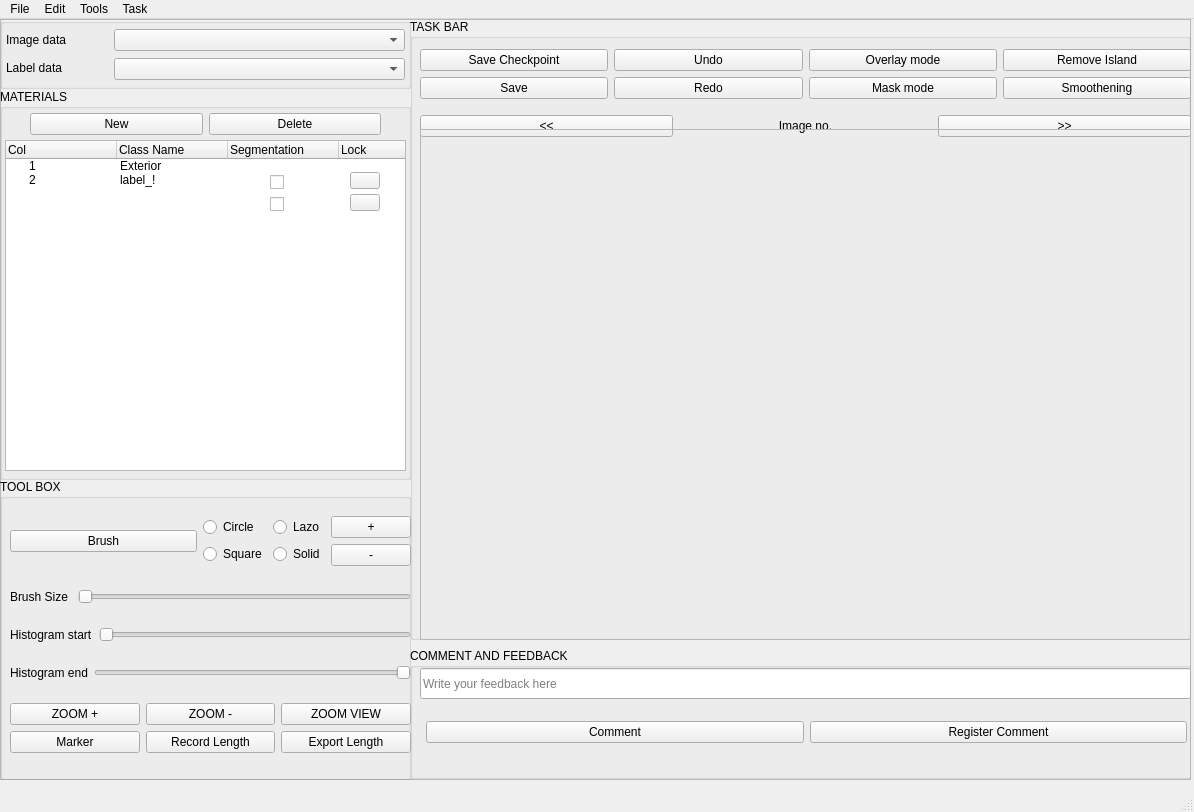
<?xml version="1.0" encoding="UTF-8"?>
<ui version="4.0">
 <class>MainWindow</class>
 <widget class="QMainWindow" name="MainWindow">
  <property name="geometry">
   <rect>
    <x>0</x>
    <y>0</y>
    <width>1194</width>
    <height>812</height>
   </rect>
  </property>
  <property name="windowTitle">
   <string>SeG_ToOl</string>
  </property>
  <property name="windowIcon">
   <iconset resource="ICONS.qrc">
    <normaloff>:/myicons/icon.ico</normaloff>:/myicons/icon.ico</iconset>
  </property>
  <widget class="QWidget" name="centralwidget">
   <widget class="QFrame" name="frame">
    <property name="geometry">
     <rect>
      <x>0</x>
      <y>0</y>
      <width>1191</width>
      <height>761</height>
     </rect>
    </property>
    <property name="frameShape">
     <enum>QFrame::StyledPanel</enum>
    </property>
    <property name="frameShadow">
     <enum>QFrame::Raised</enum>
    </property>
    <widget class="QGroupBox" name="groupBox">
     <property name="geometry">
      <rect>
       <x>410</x>
       <y>0</y>
       <width>781</width>
       <height>621</height>
      </rect>
     </property>
     <property name="title">
      <string>TASK BAR</string>
     </property>
     <widget class="QWidget" name="">
      <property name="geometry">
       <rect>
        <x>10</x>
        <y>20</y>
        <width>771</width>
        <height>108</height>
       </rect>
      </property>
      <layout class="QVBoxLayout" name="verticalLayout_2">
       <item>
        <layout class="QVBoxLayout" name="verticalLayout">
         <item>
          <layout class="QHBoxLayout" name="horizontalLayout">
           <item>
            <widget class="QPushButton" name="pushButton">
             <property name="text">
              <string>Save Checkpoint</string>
             </property>
            </widget>
           </item>
           <item>
            <widget class="QPushButton" name="pushButton_3">
             <property name="text">
              <string>Undo</string>
             </property>
            </widget>
           </item>
           <item>
            <widget class="QPushButton" name="pushButton_9">
             <property name="text">
              <string>Overlay mode</string>
             </property>
            </widget>
           </item>
           <item>
            <widget class="QPushButton" name="pushButton_5">
             <property name="text">
              <string>Remove Island</string>
             </property>
            </widget>
           </item>
          </layout>
         </item>
         <item>
          <layout class="QHBoxLayout" name="horizontalLayout_2">
           <item>
            <widget class="QPushButton" name="pushButton_2">
             <property name="text">
              <string>Save</string>
             </property>
            </widget>
           </item>
           <item>
            <widget class="QPushButton" name="pushButton_4">
             <property name="text">
              <string>Redo</string>
             </property>
            </widget>
           </item>
           <item>
            <widget class="QPushButton" name="pushButton_10">
             <property name="text">
              <string>Mask mode</string>
             </property>
            </widget>
           </item>
           <item>
            <widget class="QPushButton" name="pushButton_6">
             <property name="text">
              <string>Smoothening</string>
             </property>
            </widget>
           </item>
          </layout>
         </item>
        </layout>
       </item>
       <item>
        <layout class="QHBoxLayout" name="horizontalLayout_3">
         <item>
          <widget class="QPushButton" name="pushButton_7">
           <property name="text">
            <string>&lt;&lt;</string>
           </property>
          </widget>
         </item>
         <item>
          <widget class="QLabel" name="label">
           <property name="text">
            <string>Image no.</string>
           </property>
           <property name="alignment">
            <set>Qt::AlignCenter</set>
           </property>
          </widget>
         </item>
         <item>
          <widget class="QPushButton" name="pushButton_8">
           <property name="enabled">
            <bool>true</bool>
           </property>
           <property name="text">
            <string>&gt;&gt;</string>
           </property>
          </widget>
         </item>
        </layout>
       </item>
      </layout>
     </widget>
     <widget class="QFrame" name="frame_2">
      <property name="geometry">
       <rect>
        <x>10</x>
        <y>110</y>
        <width>771</width>
        <height>511</height>
       </rect>
      </property>
      <property name="frameShape">
       <enum>QFrame::StyledPanel</enum>
      </property>
      <property name="frameShadow">
       <enum>QFrame::Raised</enum>
      </property>
      <widget class="QLabel" name="label_2">
       <property name="geometry">
        <rect>
         <x>0</x>
         <y>20</y>
         <width>771</width>
         <height>491</height>
        </rect>
       </property>
       <property name="text">
        <string/>
       </property>
       <property name="pixmap">
        <pixmap resource="ICONS.qrc">:/image/image.png</pixmap>
       </property>
       <property name="scaledContents">
        <bool>true</bool>
       </property>
      </widget>
     </widget>
    </widget>
    <widget class="QGroupBox" name="groupBox_2">
     <property name="geometry">
      <rect>
       <x>410</x>
       <y>629</y>
       <width>791</width>
       <height>131</height>
      </rect>
     </property>
     <property name="title">
      <string>COMMENT AND FEEDBACK </string>
     </property>
     <widget class="QLineEdit" name="lineEdit">
      <property name="geometry">
       <rect>
        <x>10</x>
        <y>20</y>
        <width>771</width>
        <height>31</height>
       </rect>
      </property>
      <property name="placeholderText">
       <string>Write your feedback here</string>
      </property>
     </widget>
     <widget class="QWidget" name="">
      <property name="geometry">
       <rect>
        <x>16</x>
        <y>59</y>
        <width>761</width>
        <height>61</height>
       </rect>
      </property>
      <layout class="QHBoxLayout" name="horizontalLayout_5">
       <property name="bottomMargin">
        <number>11</number>
       </property>
       <item>
        <widget class="QPushButton" name="pushButton_15">
         <property name="text">
          <string>Comment</string>
         </property>
        </widget>
       </item>
       <item>
        <widget class="QPushButton" name="pushButton_16">
         <property name="text">
          <string>Register Comment</string>
         </property>
        </widget>
       </item>
      </layout>
     </widget>
    </widget>
    <widget class="QGroupBox" name="groupBox_3">
     <property name="geometry">
      <rect>
       <x>0</x>
       <y>460</y>
       <width>411</width>
       <height>301</height>
      </rect>
     </property>
     <property name="title">
      <string>TOOL BOX</string>
     </property>
     <widget class="QWidget" name="">
      <property name="geometry">
       <rect>
        <x>10</x>
        <y>20</y>
        <width>401</width>
        <height>271</height>
       </rect>
      </property>
      <layout class="QVBoxLayout" name="verticalLayout_9">
       <item>
        <layout class="QHBoxLayout" name="horizontalLayout_7">
         <item>
          <widget class="QPushButton" name="pushButton_17">
           <property name="text">
            <string>Brush</string>
           </property>
          </widget>
         </item>
         <item>
          <layout class="QHBoxLayout" name="horizontalLayout_6">
           <item>
            <layout class="QVBoxLayout" name="verticalLayout_6">
             <item>
              <widget class="QRadioButton" name="radioButton">
               <property name="text">
                <string>Circle</string>
               </property>
              </widget>
             </item>
             <item>
              <widget class="QRadioButton" name="radioButton_2">
               <property name="text">
                <string>Square</string>
               </property>
              </widget>
             </item>
            </layout>
           </item>
           <item>
            <layout class="QVBoxLayout" name="verticalLayout_5">
             <item>
              <widget class="QRadioButton" name="radioButton_3">
               <property name="text">
                <string>Lazo</string>
               </property>
              </widget>
             </item>
             <item>
              <widget class="QRadioButton" name="radioButton_4">
               <property name="text">
                <string>Solid</string>
               </property>
              </widget>
             </item>
            </layout>
           </item>
           <item>
            <layout class="QVBoxLayout" name="verticalLayout_7">
             <item>
              <widget class="QPushButton" name="pushButton_19">
               <property name="text">
                <string>+</string>
               </property>
              </widget>
             </item>
             <item>
              <widget class="QPushButton" name="pushButton_20">
               <property name="text">
                <string>-</string>
               </property>
              </widget>
             </item>
            </layout>
           </item>
          </layout>
         </item>
        </layout>
       </item>
       <item>
        <layout class="QHBoxLayout" name="horizontalLayout_8">
         <item>
          <widget class="QLabel" name="label_5">
           <property name="text">
            <string>Brush Size </string>
           </property>
          </widget>
         </item>
         <item>
          <widget class="QSlider" name="horizontalSlider">
           <property name="orientation">
            <enum>Qt::Horizontal</enum>
           </property>
          </widget>
         </item>
        </layout>
       </item>
       <item>
        <layout class="QHBoxLayout" name="horizontalLayout_9">
         <item>
          <widget class="QLabel" name="label_6">
           <property name="text">
            <string>Histogram start</string>
           </property>
          </widget>
         </item>
         <item>
          <widget class="QSlider" name="horizontalSlider_2">
           <property name="orientation">
            <enum>Qt::Horizontal</enum>
           </property>
          </widget>
         </item>
        </layout>
       </item>
       <item>
        <layout class="QHBoxLayout" name="horizontalLayout_12">
         <item>
          <widget class="QLabel" name="label_7">
           <property name="text">
            <string>Histogram end</string>
           </property>
          </widget>
         </item>
         <item>
          <widget class="QSlider" name="horizontalSlider_3">
           <property name="layoutDirection">
            <enum>Qt::RightToLeft</enum>
           </property>
           <property name="orientation">
            <enum>Qt::Horizontal</enum>
           </property>
          </widget>
         </item>
        </layout>
       </item>
       <item>
        <layout class="QVBoxLayout" name="verticalLayout_8">
         <item>
          <layout class="QHBoxLayout" name="horizontalLayout_10">
           <item>
            <widget class="QPushButton" name="pushButton_18">
             <property name="text">
              <string>ZOOM +</string>
             </property>
            </widget>
           </item>
           <item>
            <widget class="QPushButton" name="pushButton_21">
             <property name="text">
              <string>ZOOM -</string>
             </property>
            </widget>
           </item>
           <item>
            <widget class="QPushButton" name="pushButton_22">
             <property name="text">
              <string>ZOOM VIEW</string>
             </property>
            </widget>
           </item>
          </layout>
         </item>
         <item>
          <layout class="QHBoxLayout" name="horizontalLayout_11">
           <item>
            <widget class="QPushButton" name="pushButton_23">
             <property name="text">
              <string>Marker</string>
             </property>
            </widget>
           </item>
           <item>
            <widget class="QPushButton" name="pushButton_24">
             <property name="text">
              <string>Record Length</string>
             </property>
            </widget>
           </item>
           <item>
            <widget class="QPushButton" name="pushButton_25">
             <property name="text">
              <string>Export Length</string>
             </property>
            </widget>
           </item>
          </layout>
         </item>
        </layout>
       </item>
      </layout>
     </widget>
    </widget>
    <widget class="QGroupBox" name="groupBox_4">
     <property name="geometry">
      <rect>
       <x>0</x>
       <y>70</y>
       <width>411</width>
       <height>391</height>
      </rect>
     </property>
     <property name="title">
      <string>MATERIALS </string>
     </property>
     <widget class="QTreeWidget" name="treeWidget">
      <property name="geometry">
       <rect>
        <x>5</x>
        <y>51</y>
        <width>401</width>
        <height>331</height>
       </rect>
      </property>
      <property name="autoFillBackground">
       <bool>false</bool>
      </property>
      <property name="verticalScrollBarPolicy">
       <enum>Qt::ScrollBarAlwaysOff</enum>
      </property>
      <property name="horizontalScrollBarPolicy">
       <enum>Qt::ScrollBarAlwaysOff</enum>
      </property>
      <property name="sizeAdjustPolicy">
       <enum>QAbstractScrollArea::AdjustToContents</enum>
      </property>
      <property name="autoScroll">
       <bool>false</bool>
      </property>
      <attribute name="headerVisible">
       <bool>true</bool>
      </attribute>
      <attribute name="headerCascadingSectionResizes">
       <bool>false</bool>
      </attribute>
      <attribute name="headerDefaultSectionSize">
       <number>111</number>
      </attribute>
      <attribute name="headerHighlightSections">
       <bool>false</bool>
      </attribute>
      <attribute name="headerShowSortIndicator" stdset="0">
       <bool>false</bool>
      </attribute>
      <column>
       <property name="text">
        <string>Col</string>
       </property>
       <property name="textAlignment">
        <set>AlignJustify|AlignVCenter</set>
       </property>
      </column>
      <column>
       <property name="text">
        <string>Class Name</string>
       </property>
       <property name="textAlignment">
        <set>AlignJustify|AlignVCenter</set>
       </property>
      </column>
      <column>
       <property name="text">
        <string>Segmentation</string>
       </property>
       <property name="textAlignment">
        <set>AlignJustify|AlignVCenter</set>
       </property>
      </column>
      <column>
       <property name="text">
        <string>Lock</string>
       </property>
       <property name="textAlignment">
        <set>AlignJustify|AlignVCenter</set>
       </property>
      </column>
      <item>
       <property name="text">
        <string>1</string>
       </property>
       <property name="text">
        <string>Exterior</string>
       </property>
       <property name="text">
        <string/>
       </property>
       <property name="text">
        <string/>
       </property>
      </item>
      <item>
       <property name="text">
        <string>2 </string>
       </property>
       <property name="text">
        <string>label_!</string>
       </property>
       <property name="text">
        <string/>
       </property>
       <property name="text">
        <string/>
       </property>
      </item>
     </widget>
     <widget class="QCheckBox" name="checkBox">
      <property name="geometry">
       <rect>
        <x>270</x>
        <y>83</y>
        <width>21</width>
        <height>20</height>
       </rect>
      </property>
      <property name="text">
       <string/>
      </property>
     </widget>
     <widget class="QCheckBox" name="checkBox_2">
      <property name="geometry">
       <rect>
        <x>270</x>
        <y>105</y>
        <width>21</width>
        <height>20</height>
       </rect>
      </property>
      <property name="text">
       <string/>
      </property>
     </widget>
     <widget class="QPushButton" name="pushButton_13">
      <property name="geometry">
       <rect>
        <x>350</x>
        <y>83</y>
        <width>30</width>
        <height>17</height>
       </rect>
      </property>
      <property name="text">
       <string/>
      </property>
      <property name="icon">
       <iconset resource="ICONS.qrc">
        <normaloff>:/myicons/locked.webp</normaloff>:/myicons/locked.webp</iconset>
      </property>
     </widget>
     <widget class="QPushButton" name="pushButton_14">
      <property name="geometry">
       <rect>
        <x>350</x>
        <y>105</y>
        <width>30</width>
        <height>17</height>
       </rect>
      </property>
      <property name="text">
       <string/>
      </property>
      <property name="icon">
       <iconset resource="ICONS.qrc">
        <normaloff>:/myicons/locked.webp</normaloff>:/myicons/locked.webp</iconset>
      </property>
     </widget>
     <widget class="QWidget" name="">
      <property name="geometry">
       <rect>
        <x>30</x>
        <y>20</y>
        <width>351</width>
        <height>30</height>
       </rect>
      </property>
      <layout class="QHBoxLayout" name="horizontalLayout_4">
       <item>
        <widget class="QPushButton" name="pushButton_11">
         <property name="text">
          <string>New</string>
         </property>
        </widget>
       </item>
       <item>
        <widget class="QPushButton" name="pushButton_12">
         <property name="text">
          <string>Delete</string>
         </property>
        </widget>
       </item>
      </layout>
     </widget>
    </widget>
    <widget class="QGroupBox" name="groupBox_5">
     <property name="geometry">
      <rect>
       <x>0</x>
       <y>-1</y>
       <width>411</width>
       <height>71</height>
      </rect>
     </property>
     <property name="title">
      <string/>
     </property>
     <widget class="QWidget" name="">
      <property name="geometry">
       <rect>
        <x>114</x>
        <y>10</y>
        <width>291</width>
        <height>53</height>
       </rect>
      </property>
      <layout class="QVBoxLayout" name="verticalLayout_4">
       <item>
        <widget class="QComboBox" name="comboBox_2"/>
       </item>
       <item>
        <widget class="QComboBox" name="comboBox"/>
       </item>
      </layout>
     </widget>
     <widget class="QWidget" name="">
      <property name="geometry">
       <rect>
        <x>6</x>
        <y>10</y>
        <width>101</width>
        <height>51</height>
       </rect>
      </property>
      <layout class="QVBoxLayout" name="verticalLayout_3">
       <item>
        <widget class="QLabel" name="label_3">
         <property name="text">
          <string>Image data</string>
         </property>
        </widget>
       </item>
       <item>
        <widget class="QLabel" name="label_4">
         <property name="text">
          <string>Label data</string>
         </property>
        </widget>
       </item>
      </layout>
     </widget>
    </widget>
   </widget>
  </widget>
  <widget class="QMenuBar" name="menubar">
   <property name="geometry">
    <rect>
     <x>0</x>
     <y>0</y>
     <width>1194</width>
     <height>26</height>
    </rect>
   </property>
   <widget class="QMenu" name="menuFile">
    <property name="title">
     <string>File</string>
    </property>
   </widget>
   <widget class="QMenu" name="menuEdit">
    <property name="title">
     <string>Edit</string>
    </property>
   </widget>
   <widget class="QMenu" name="menuTools">
    <property name="title">
     <string>Tools</string>
    </property>
   </widget>
   <widget class="QMenu" name="menuTask">
    <property name="title">
     <string>Task</string>
    </property>
   </widget>
   <addaction name="menuFile"/>
   <addaction name="menuEdit"/>
   <addaction name="menuTools"/>
   <addaction name="menuTask"/>
  </widget>
  <widget class="QStatusBar" name="statusbar"/>
 </widget>
 <resources>
  <include location="ICONS.qrc"/>
 </resources>
 <connections/>
</ui>
